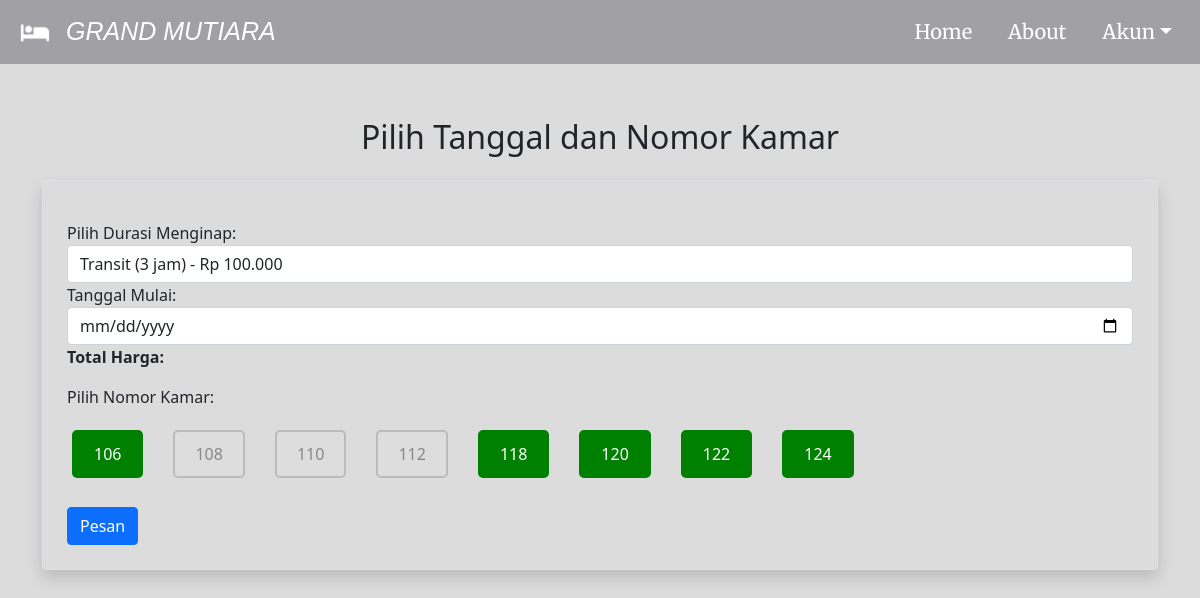
The app's page /type.php?id_type=6 (signed in), older data.
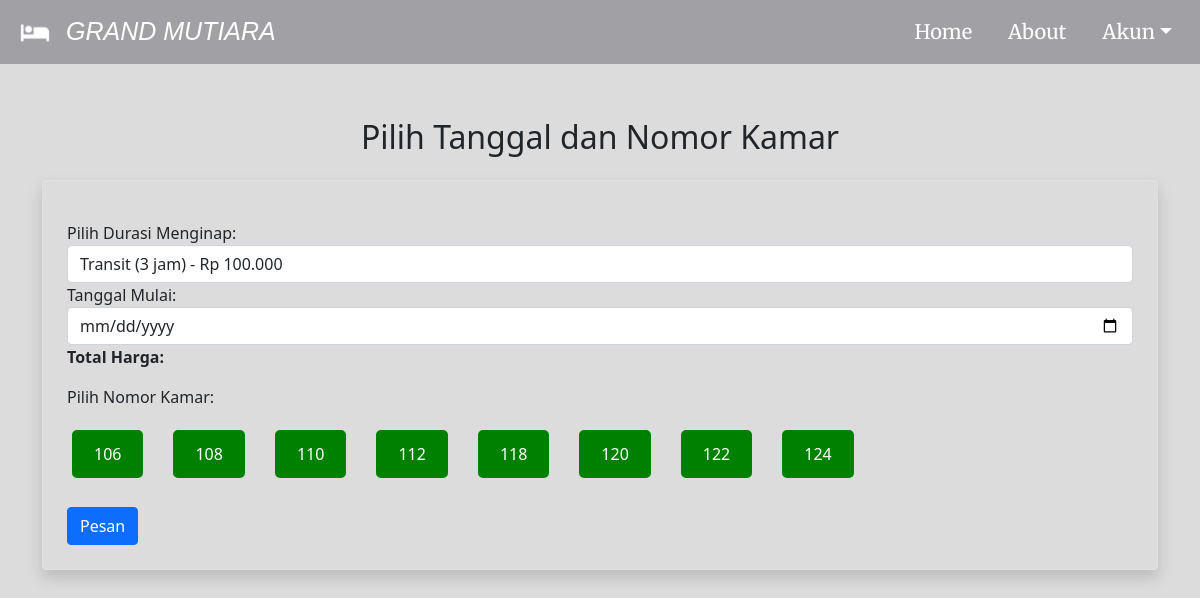
The same page, newer data.
### tables this page shows
CREATE TABLE `rooms` (
  `id_room` int NOT NULL,
  `id_type` int DEFAULT NULL,
  `number_room` int NOT NULL,
  `status` enum('available','unavailable','pending') DEFAULT 'available'
);

### type.php (the view, shortened to what this page needs)
<?php
require 'db/connection.php';
$today = new DateTime();
$formattedDate = $today->format('Y-m-d');
$id_type = null;
if (isset($_GET['id_type']) && is_numeric($_GET['id_type'])) {
    $id_type = intval($_GET['id_type']);
} else {
    echo "ID tipe kamar tidak valid.";
    exit;
}
$roomQuery = $pdo->prepare("SELECT id_room, number_room, status FROM rooms WHERE id_type = ?");
$roomQuery->execute([$id_type]);
$rooms = $roomQuery->fetchAll(PDO::FETCH_ASSOC);
function generateBookingOptions($id_type, $pdo) {
    $stmt = $pdo->prepare("SELECT `12hour`, `24hour`, `transit` FROM types WHERE id_type = ?");
    $stmt->execute([$id_type]);
    $hour = $stmt->fetch(PDO::FETCH_ASSOC);
    $options = '<div class="form-group mt-3">';
    $options .= '<label for="hour">Pilih Durasi Menginap:</label>';
    $options .= '<select class="form-control" id="hour" name="hour" onchange="updatePrice()">';
    if (!empty($hour['transit'])) {
        $options .= '<option value="3 jam" data-price="' . htmlspecialchars($hour['transit']) . '">Transit (3 jam) - Rp ' . number_format($hour['transit'], 0, ',', '.') . '</option>';
    }
    if (!empty($hour['12hour'])) {
        $options .= '<option value="12 jam" data-price="' . htmlspecialchars($hour['12hour']) . '">12 Jam - Rp ' . number_format($hour['12hour'], 0, ',', '.') . '</option>';
    }
    if (!empty($hour['24hour'])) {
        $options .= '<option value="24 jam" data-price="' . htmlspecialchars($hour['24hour']) . '">24 Jam - Rp ' . number_format($hour['24hour'], 0, ',', '.') . '</option>';
    }
    $options .= '</select>';
    $options .= '</div>';
    echo $options;
}
?>
<!DOCTYPE html>
<html lang="en">
<head>
<link href="https://cdn.jsdelivr.net/npm/bootstrap@5.1.3/dist/css/bootstrap.min.css" rel="stylesheet">
<link rel="stylesheet" href="css/booking.css">
</head>
<body>
<?php include 'navbar.php';?>
<div class="container">
<h2 class="text-center mb-4 mt-5">Pilih Tanggal dan Nomor Kamar</h2>
    <form action="paynt/payment.php" method="POST" class="border p-4 rounded shadow" id="bookingForm">
        <?php generateBookingOptions($id_type, $pdo); ?>
        <div class="form-group">
            <label for="startDate">Tanggal Mulai:</label>
            <input type="date" class="form-control" id="startDateInput" name="start_date" min="<?= $formattedDate; ?>" required onchange="checkDate()">
        </div>
    <strong>Total Harga: </strong>
    <div class="select-room">
    <p>Pilih Nomor Kamar:</p>
        <div class="number">
        <?php foreach ($rooms as $room) : ?>
            <?php
            $status = $room['status'];
            ?>
            <label for="room_<?= $room['number_room'] ?>" class="<?= $status ?>"><?= htmlspecialchars($room['number_room']); ?></label><br>
        <?php endforeach; ?>
        </div>
    </div>
    <button type="button" id="pesanButton" class="btn btn-primary mt-4">Pesan</button>
</form>
</div>
</body>
</html>

Row changes from the older to the newer data that the page shows:
changed rooms (number 2 of 8 on the later page): status "pending" → "available" (drawn)
changed rooms (number 3 of 8 on the later page): status "pending" → "available" (drawn)
changed rooms (number 4 of 8 on the later page): status "pending" → "available" (drawn)
